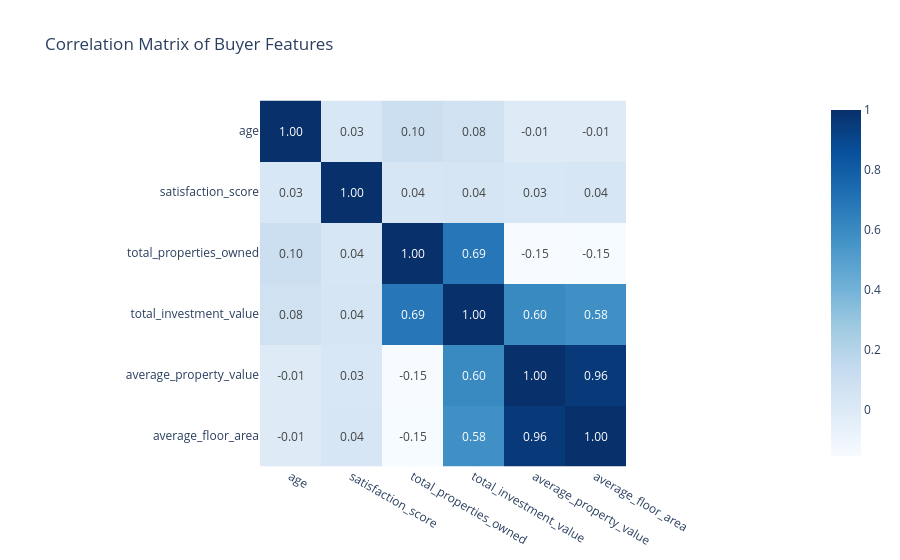

Notebook cell for this chart:
### Code cell
corr = buyer_profile[
    [
        'age',
        'satisfaction_score',
        'total_properties_owned',
        'total_investment_value',
        'average_property_value',
        'average_floor_area'
    ]
].corr()

fig = px.imshow(
    corr,
    text_auto='.2f',
    color_continuous_scale='Blues',
    title='Correlation Matrix of Buyer Features'
)

fig.update_layout(template='plotly_white')

fig.show()

fig.write_image(
    '../reports/figures/eda/correlation_matrix.png',
    scale=3,
    width=1000,
    height=900
)

print('Saved: reports/figures/eda/correlation_matrix.png')

### Figure 1 — Plotly figure (JSON) as saved in the notebook; plotly's stock layout.template omitted (floating-point values rounded to 4 significant figures)
{"data": [{"coloraxis": "coloraxis", "hovertemplate": "x: %{x}<br>y: %{y}<br>color: %{z}<extra></extra>", "name": "0", "texttemplate": "%{z:.2f}", "type": "heatmap", "x": ["age", "satisfaction_score", "total_properties_owned", "total_investment_value", "average_property_value", "average_floor_area"], "xaxis": "x", "y": ["age", "satisfaction_score", "total_properties_owned", "total_investment_value", "average_property_value", "average_floor_area"], "yaxis": "y", "z": [[1.0, 0.02643, 0.09562, 0.07555, -0.008367, -0.009472], [0.02643, 1.0, 0.03537, 0.04339, 0.02916, 0.03521], [0.09562, 0.03537, 1.0, 0.6862, -0.1543, -0.1505], [0.07555, 0.04339, 0.6862, 1.0, 0.6004, 0.5753], [-0.008367, 0.02916, -0.1543, 0.6004, 1.0, 0.959], [-0.009472, 0.03521, -0.1505, 0.5753, 0.959, 1.0]]}], "layout": {"coloraxis": {"autocolorscale": false, "colorscale": [[0, "rgb(247,251,255)"], [0.125, "rgb(222,235,247)"], [0.25, "rgb(198,219,239)"], [0.375, "rgb(158,202,225)"], [0.5, "rgb(107,174,214)"], [0.625, "rgb(66,146,198)"], [0.75, "rgb(33,113,181)"], [0.875, "rgb(8,81,156)"], [1, "rgb(8,48,107)"]]}, "title": {"text": "Correlation Matrix of Buyer Features"}, "xaxis": {"anchor": "y", "constrain": "domain", "domain": [0, 1], "scaleanchor": "y"}, "yaxis": {"anchor": "x", "autorange": "reversed", "constrain": "domain", "domain": [0, 1]}}}
